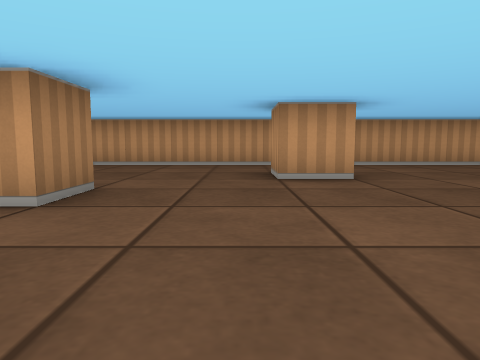
[1] (above)

18 first-person views from a walk through a cub3D maze. The camera is about half as high as the walls, tilts 6° down and sees 70° across. The floor is counted in squares. Each view is taken from the middle of a square. On the plan, view 1 faces up. The plan holds only what a view shows up to about 9 squares ahead; the rest is blank.

[2]
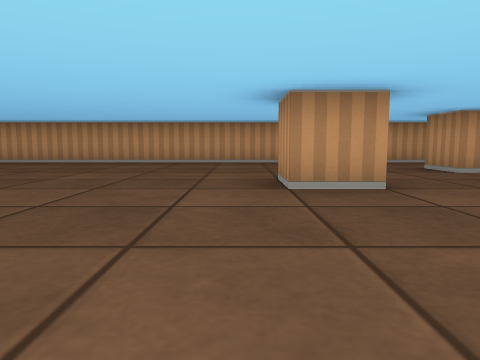

[3]
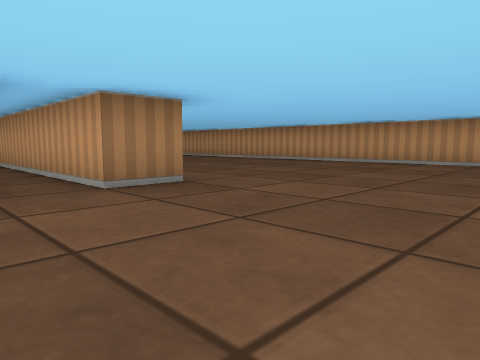

[4]
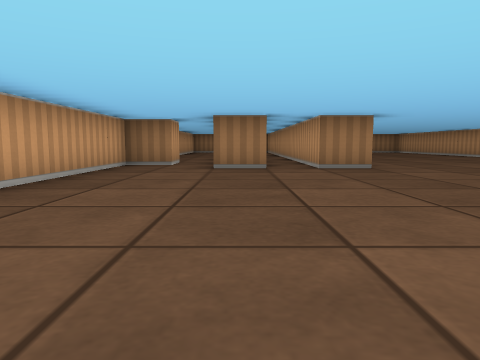

[5]
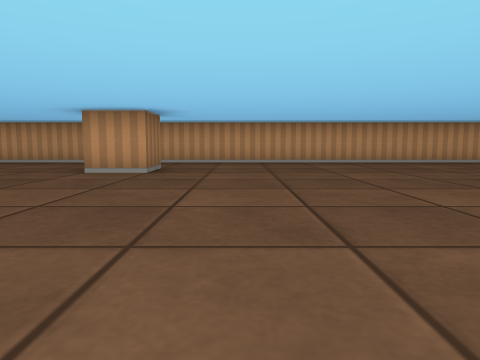

[6]
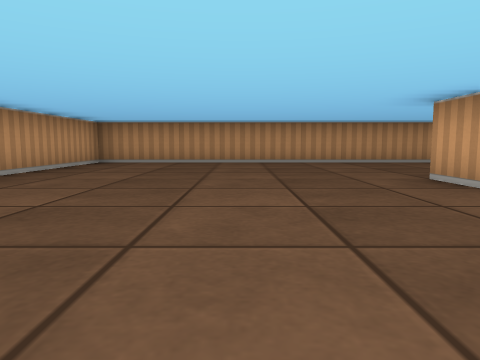

[7]
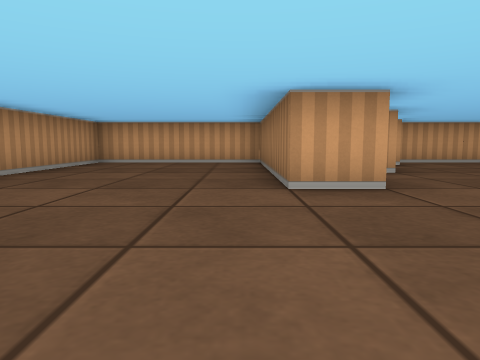

[8]
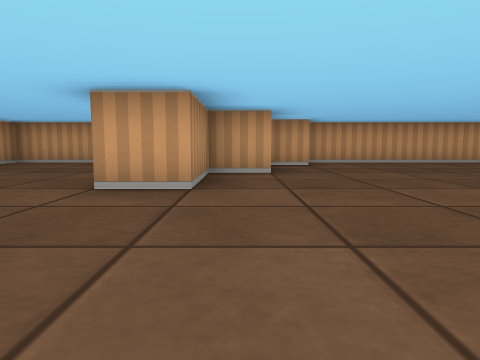

[9]
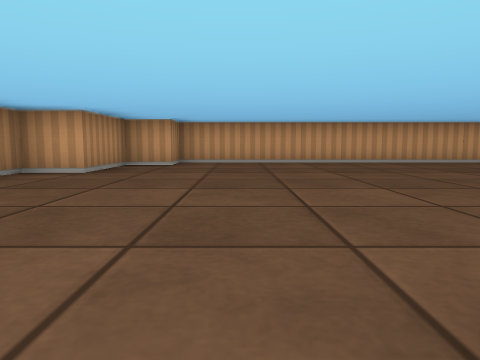

[10]
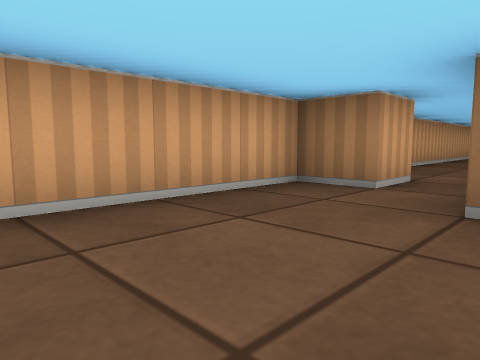

[11]
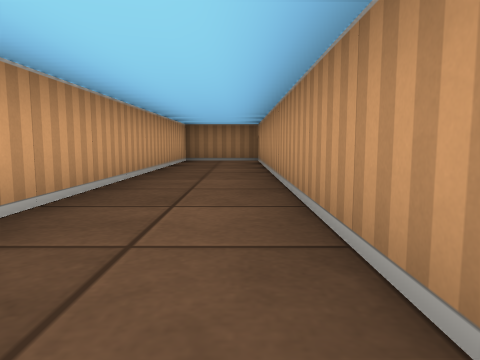

[12]
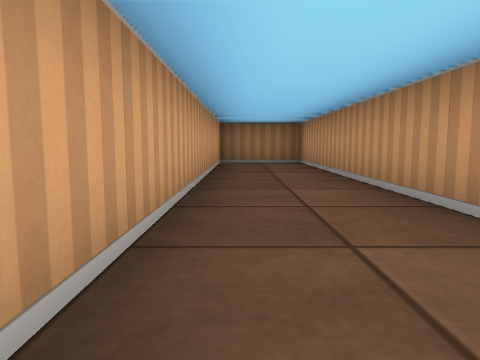

[13]
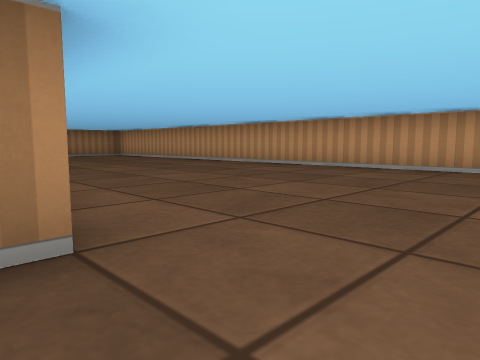

[14]
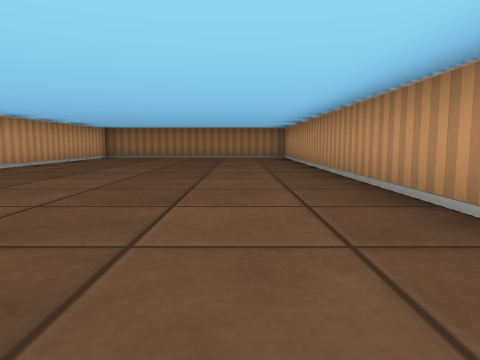

[15]
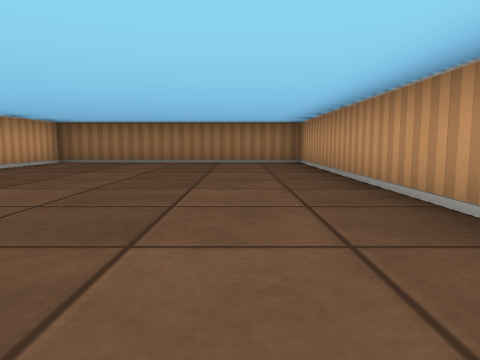

[16]
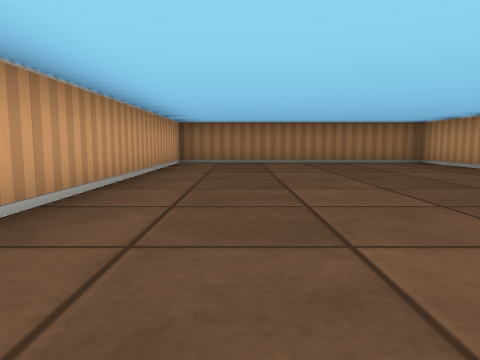

[17]
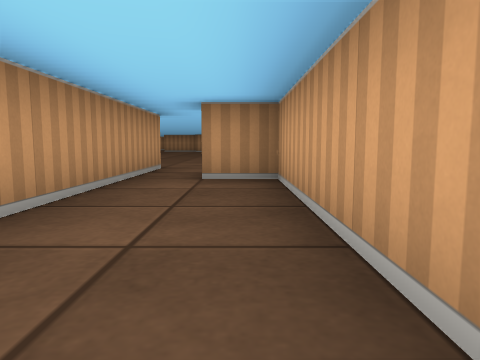

[18]
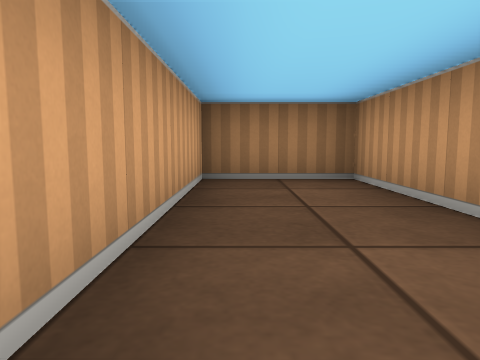

### Floor plan
Points are (right, up) in squares from view 1. A wall is a line through its corners. A room is listed if a view was taken in it or the views show most of it. See-through windows are left out.
Room 1 (views 1, 2, 3, 4, 5, 6, 7, 8, 9, 10, 13, 14, 15, 16)
walls: (-1.5, 3.5) (-1.5, 2.5) (-2.5, 2.5) (-2.5, 3.5); (-8.5, 1.6) (-8.5, 0.5) (-13.5, 0.5); (-8.5, -0.4) (-8.5, -1.5) (-10.5, -1.5); (1.5, 5.5) (1.5, 4.5) (0.5, 4.5) (0.5, 5.5); (-4, -3.5) (3.5, -3.5) (3.5, -2.5) (4.5, -2.5) (4.5, -0.5) (5.5, -0.5) (5.5, 1.5) (6.5, 1.5) (6.5, -3.5) (10.5, -3.5) (10.5, 7.5) (-20.5, 7.5) (-20.5, 1.5) (-14, 1.5); (-10.5, -2.5) (-9.5, -2.5) (-9.5, -3.5) (-5.5, -3.5)
ways out: opening at (-11, -2) to room 2
Room 2 (views 11, 12, 17, 18)
walls: (-10.5, -1.5) (-20.5, -1.5) (-20.5, -3.5) (-10.5, -3.5) (-10.5, -2.5)
ways out: opening at (-11, -2) to room 1

Where each view was taken, in squares from view 1:
view 1: 0 up, 0 right, facing up
view 2: 1 down, 3 left, facing up
view 3: 1 down, 5 left, facing up-left
view 4: 1 down, 2 left, facing left
view 5: 1 down, 3 right, facing up
view 6: 4 up, 2 right, facing right
view 7: 5 up, 7 right, facing down
view 8: 5 up, 5 right, facing down
view 9: 5 up, 2 right, facing down
view 10: 1 down, 6 left, facing down-left
view 11: 2 down, 11 left, facing left
view 12: 3 down, 12 left, facing left
view 13: 1 up, 7 left, facing up-left
view 14: 6 up, 9 left, facing left
view 15: 6 up, 12 left, facing left
view 16: 3 up, 12 left, facing left
view 17: 3 down, 15 left, facing right
view 18: 3 down, 16 left, facing left
